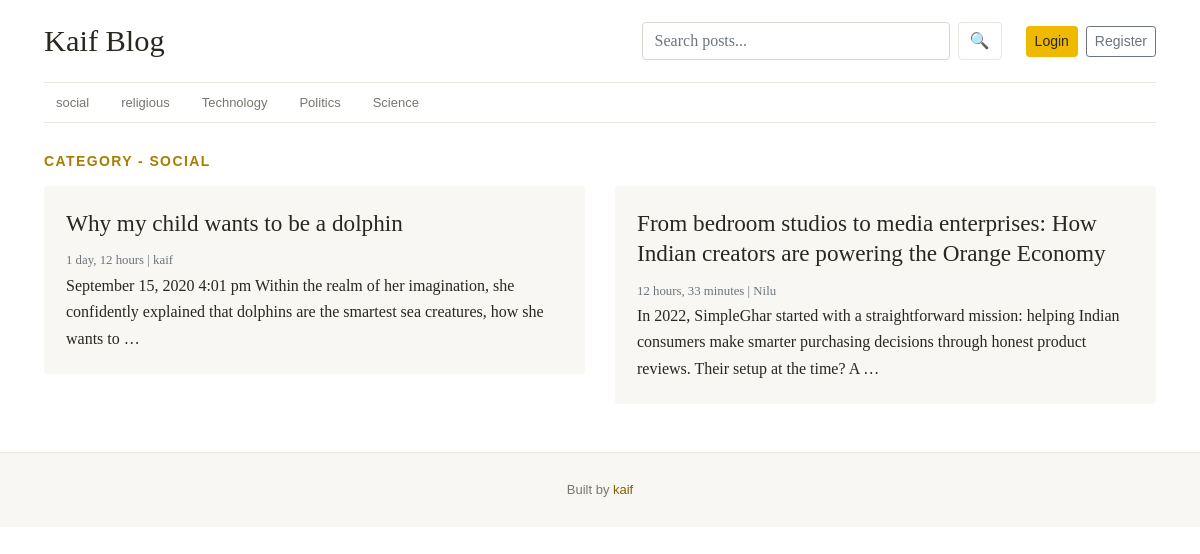
The app's page /category/2/ with its own data.
### blogs/models.py (models this page shows, shortened)
class Category(models.Model):
    category_name = models.CharField(max_length=100)
    created_at = models.DateField(auto_now=True)
    updated_at = models.DateTimeField(auto_now=True)
    def __str__(self) -> str:
        return self.category_name
    class Meta:
        verbose_name_plural = 'category'

class Blog(models.Model):
    title = models.CharField(max_length=100)
    slug = models.SlugField(max_length=150, auto_created=True, unique=True, blank=True)
    category = models.ForeignKey(Category, on_delete=models.CASCADE)
    author = models.ForeignKey(User, on_delete=models.CASCADE)
    featured_image = models.ImageField(upload_to='uploads/%y/%m/%d', height_field=None, width_field=None, max_length=None)
    is_featured = models.BooleanField(default=True)
    short_description = models.CharField(max_length=200, null = True)
    blog_body = models.TextField(max_length=2000)
    status = models.CharField(choices = STATUS_CHOICES, max_length=50)
    created_at = models.DateField(auto_now=True)
    updated_at = models.DateField(auto_now=True)

### blogs/views.py (the view)
# urls.py: path('<int:category_id>/', views.post_by_category, name = 'post_by_category')
def post_by_category(request, category_id):
    posts = Blog.objects.filter(status = 'published', category_id = category_id)
    try:
        category =  Category.objects.get(pk=category_id)
    except:
        return redirect('home')
    context = {
        'posts': posts,
        'category': category,
    }
    return render(request, 'post_by_category.html', context)

### blogs/context_processors.py (called while the page is built)
def get_categories(request):
    categories = Category.objects.all()
    return dict(categories = categories)

def socialink(request):
    social = SocialLink.objects.all()
    return dict(social = social)

### templates/post_by_category.html (shortened to what this page needs)
{% extends "base.html" %}
{% block content %}
<h3 class="text-uppercase text-warning" style="letter-spacing:2px;"> Category - {{ category }} </h3>
  <div class="row mb-2">
    {% if posts %}
    {% for post in posts %}
      <div class="col-md-6">
        <div class="card border-0" >
          <div class="card-body">
            <h3> {{ post.title }} </h3>
            <small class="mb-1 text-muted"> {{post.created_at | timesince }} | {{ post.author}} </small>
            <p class="card-text"> {{ post.short_description | truncatewords:25}} </p>
          </div>
        </div>
      </div>
    {% endfor %}
    {% else %}
      <p> No post found </p>
    {% endif %}
  </div>
</div>
{% endblock  %}

### templates/base.html (shortened to what this page needs)
{% load static %}
<!DOCTYPE html>
<html lang="en">
<head>
    <link href="https://getbootstrap.com/docs/4.0/dist/css/bootstrap.min.css" rel="stylesheet">
    <link href="{% static 'css/blog.css' %}" rel="stylesheet">
    <link href="{% static 'css/dashboard.css' %}" rel="stylesheet">
    <link rel="stylesheet" href="{% static 'css/register.css' %}">
  </head>
<body>
    <div class="container site-container">
    <header class="blog-header site-header">
      <a class="blog-header-logo text-dark" href="/">Kaif Blog</a>
      <form action="{% url 'search' %}" method="GET" class="site-search">
        <input
          id="site-search"
          type="text"
          name="keyword"
          class="form-control"
          placeholder="Search posts..."
          value="{{ keyword }}"
        >
        <button type="submit" class="btn btn-outline-secondary" aria-label="Search">
          🔍
        </button>
      </form>
      <div class="site-account">
                {% if not user.is_authenticated %}
                <a class="btn btn-sm btn-warning" href="{% url 'login' %}">Login</a>
                <a class="btn btn-sm btn-outline-secondary ms-2" href="{% url 'register' %}">Register</a>
                {% else %}
                <span> {{ user }} </span>
                &nbsp
                <span> <a href="{% url 'logout' %}"> Log out </a></span>
                {% endif %}
        </div>
    </header>
      <div class="nav-scroller category-nav mb-4">
        <nav class="nav">
          {% for cat in categories %}
            <a class="p-2 text-muted" href="{% url 'post_by_category' cat.id %}">{{ cat.category_name}} </a>
          {% endfor %}
        </nav>
      </div>
      {% block content %}
      {% endblock content %}
    <footer class="blog-footer site-footer">
    <p>Built by <a href="https://www.youtube.com/@thoughts-ka">kaif</a></p>
    </footer>
</body>
</html>

### static/css/blog.css (style rules this page uses)
.blog-header { border-bottom: 1px solid #e5e5e5; }
.blog-header-logo { font-family: "Playfair Display", Georgia, "Times New Roman", serif; font-size: 2.25rem; }
h1, h2, h3, h4, h5, h6 { font-family: "Playfair Display", Georgia, "Times New Roman", serif; }
.blog-footer { padding: 2.5rem 0; color: #727272; text-align: center; background-color: #f9f9f9; border-top: .05rem solid #e5e5e5; }
.blog-footer p:last-child { margin-bottom: 0; }
:root { --blog-ink: #282720; --blog-muted: #77766f; --blog-line: #e8e6df; --blog-paper: #fff; --blog-wash: #f8f7f3; --blog-gold: #efb900; --blog-gold-dark: #d6a500; }
body { color: var(--blog-ink); background: var(--blog-paper); font-family: Georgia, "Times New Roman", serif; line-height: 1.65; }
.site-container { max-width: 1160px; padding-right: 24px; padding-left: 24px; }
.site-header { display: grid; grid-template-columns: minmax(180px, 1fr) minmax(220px, 360px) auto; align-items: center; gap: 24px; padding: 22px 0; border-color: var(--blog-line); }
.blog-header-logo { color: var(--blog-ink) !important; font-size: 1.9rem; line-height: 1.15; }
.site-search { display: flex; min-width: 0; gap: 8px; }
.site-search .form-control { min-width: 0; border-radius: 4px; }
.site-search button { flex: 0 0 44px; padding: 6px; border-color: var(--blog-line); border-radius: 4px; }
.site-account { display: flex; align-items: center; justify-content: flex-end; gap: 8px; min-width: 0; color: var(--blog-muted); font-family: Arial, sans-serif; font-size: 13px; overflow-wrap: anywhere; }
.site-account .btn, .site-search button { white-space: nowrap; }
.btn-warning, .register-btn { color: var(--blog-ink); background-color: var(--blog-gold); border-color: var(--blog-gold); }
.category-nav { border-bottom: 1px solid var(--blog-line); overflow-x: auto; scrollbar-width: thin; }
.category-nav .nav { display: flex; flex-wrap: nowrap; gap: 8px; width: max-content; min-width: 100%; }
.category-nav a { position: relative; padding: 9px 12px !important; color: var(--blog-muted) !important; font-family: Arial, sans-serif; font-size: 13px; white-space: nowrap; transition: color .18s ease; }
.category-nav a::after { position: absolute; right: 12px; bottom: -1px; left: 12px; height: 2px; background: var(--blog-gold); content: ""; transform: scaleX(0); transform-origin: left; transition: transform .18s ease; }
a { color: #816100; transition: color .18s ease; }
.text-warning { color: #a77e00 !important; }
.container > h3.text-uppercase { margin: 30px 0 16px; font-family: Arial, sans-serif; font-size: 14px; font-weight: 700; letter-spacing: 1.4px !important; }
.card { border-radius: 4px; background: var(--blog-wash); }
.card-body { padding: 22px; }
.card h3 { font-size: 1.45rem; line-height: 1.3; }
input.form-control, textarea.form-control, select.form-control, .form-group input, .form-group textarea, .form-group select { border-color: #d9d7cf; border-radius: 4px; }
.blog-footer { margin-top: 48px; padding: 26px 12px; color: var(--blog-muted); background: var(--blog-wash); border-color: var(--blog-line); font-family: Arial, sans-serif; font-size: 13px; }
.site-footer p { margin: 0; }

### records on screen
Category: category_name "social", category_name "SOCIAL"
Category: category_name "religious"
Category: category_name "Technology"
Category: category_name "Politics"
Category: category_name "Science"
Blog: title "Why my child wants to be a dolphin", created_at "1 day, 12 hours", author "kaif", short_description "September 15, 2020 4:01 pm Within the realm of her imagination, she confidently explained that dolphins are the smartest sea creatures, how she wants to …"
Blog: title "From bedroom studios to media enterprises: How Indian creators are powering the Orange Economy", created_at "12 hours, 33 minutes", author "Nilu", short_description "In 2022, SimpleGhar started with a straightforward mission: helping Indian consumers make smarter purchasing decisions through honest product reviews. Their setup at the time? A …"
